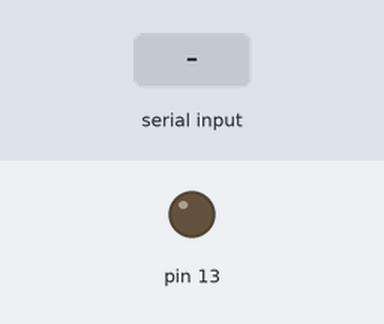
A sketch run on a simulated Arduino Uno, built with avr-gcc and run on an emulated ATmega328P. On the bench: output pins drawn as LEDs (lit = HIGH). Inputs (shaded band) come from the test bench. No radio packets arrive unless stated; what the sketch prints to the serial monitor is not drawn.

Above: at 1.2 s.
1.3 s: "1" received over Serial
At 2.31 s:
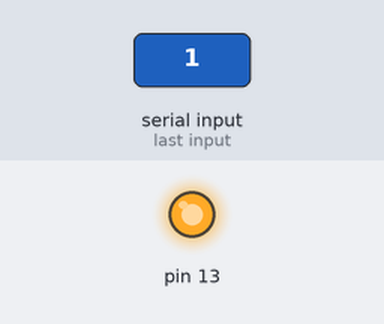
Timing chart, 0 to 4.3 s (numbered marks = the images above; inputs shaded):
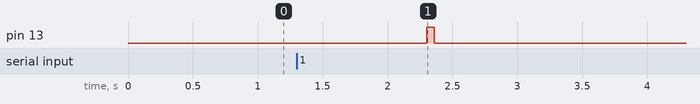

Measured:
- after the input at 1.3 s, pin 13: LOW → HIGH after 1.0 s, → LOW 0.06 s later

The sketch:

RFTest.ino
```cpp
#include <RH_ASK.h>
// Include dependant SPI Library
#include <SPI.h>

// Create Amplitude Shift Keying Object
RH_ASK rf_driver;
String serialStr;
char msg[4];

void setup()
{
    // Initialize ASK Object
    rf_driver.init();
    Serial.begin(9600);
    pinMode(13, OUTPUT);
}

void loop()
{
    if (Serial.available() > 0) {
    serialStr = Serial.readString();

    serialStr.toCharArray(msg, 4);

    //char msg[4] = "u";
    digitalWrite(13, HIGH);
    rf_driver.send((uint8_t *)msg, strlen(msg));
    rf_driver.waitPacketSent();
    digitalWrite(13, LOW);

    Serial.println("Debug:");
    for(int i = 0; i < sizeof(msg); i++){
          Serial.print(msg[i],HEX);
          Serial.print(" ");
        }
        Serial.println("-- EOF --");
    delay(1500);
}
}
```
